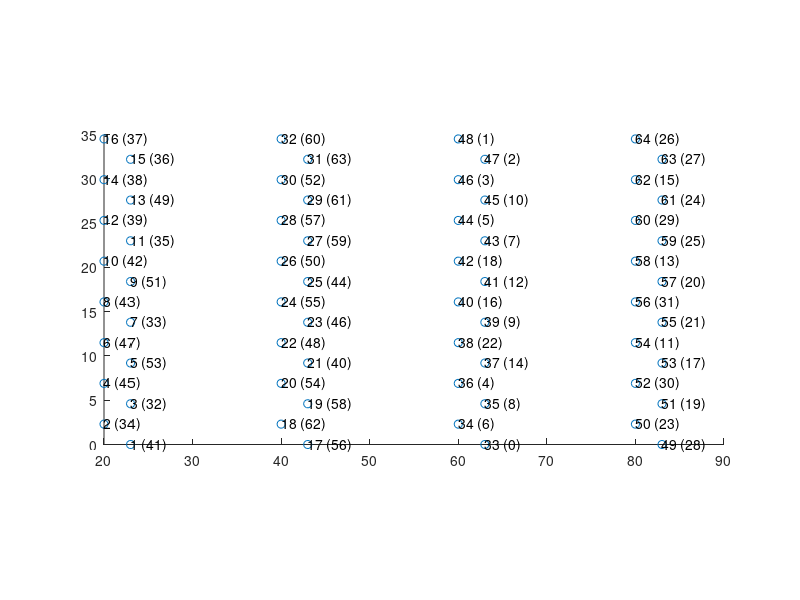
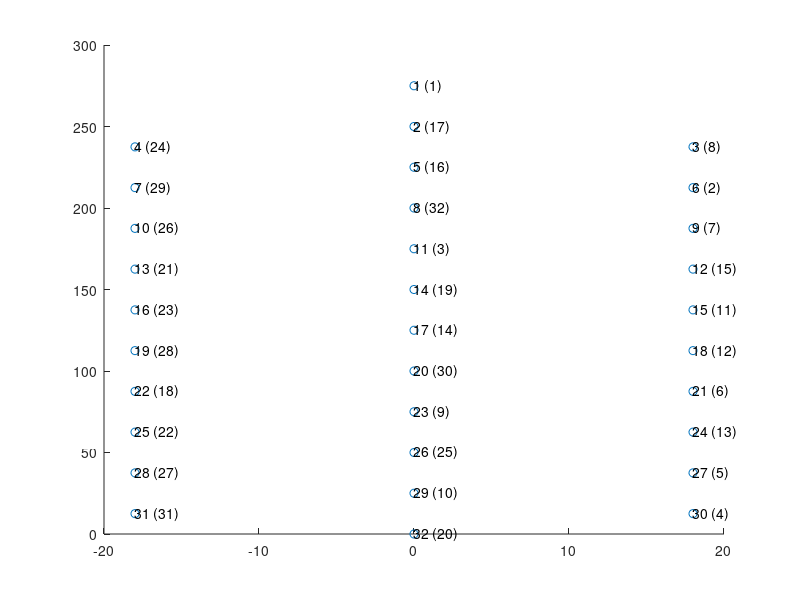

These charts were generated, in order, by the following MATLAB code:
%% GENERATE MAPS FOR KILOSORT (I THINK THIS IS FOR VISUALIZATION PURPOSES ONLY)




%% NeuronexusA4x16-Poly2, intan

kiloSortInds = [6 8 10 12 14 16 4 2 1 3 15 13 11 9 7 5 22 24 26 28 30 32 20 18 17 19 31 29 27 25 23 21 38 40 42 44 46 48 36 34 33 35 47 45 43 41 39 37 54 56 58 60 62 64 52 50 49 51 63 61 59 57 55 53];
intanInds = [47 43 42 39 38 37 45 34 41 32 36 49 35 51 33 53 48 55 50 57 52 60 54 62 56 58 63 61 59 44 46 40 22 16 18 5 3 1 4 6 0 8 2 10 7 12 9 14 11 31 13 29 15 26 30 23 28 19 27 24 25 20 21 17] + 1;

% get desired site locations map
shankSeparation = 200;
siteLocations = nan(16, 2); % start with one shank, then replicate after
siteLocations(2:2:16,:) = cat(2, zeros(8,1), (0:46:46*7)'+23); % first column of leftmost shank
siteLocations(1:2:15,:) = cat(2, ones(8,1)*30, (0:46:46*7)'); % second column of leftmost shank

siteLocations = repmat(siteLocations,4,1);
siteLocations(:,1) = siteLocations(:,1) + repelem(1:4,16)'.*shankSeparation;


% apply channel mapping to site locations
siteLocationsRemapped = nan(size(siteLocations));
for i = 1:64
    shankLocation = siteLocations(kiloSortInds(i),:);
    siteLocationsRemapped(intanInds(i),:) = shankLocation;
end

% visualize final mapping results



Nchannels = 64;
connected = true(Nchannels, 1);
chanMap   = 1:Nchannels;
chanMap0ind = chanMap - 1;
xcoords   = siteLocationsRemapped(:,1);
ycoords   = siteLocationsRemapped(:,2);
kcoords   = ones(Nchannels,1); % grouping of channels (i.e. tetrode groups)
fs = 30000; % sampling frequency


% % probe BDFD // original mapping
% save('Y:\obstacleData\ephys\channelMaps\kilosort\BDFD.mat', ...
%     'chanMap','connected', 'xcoords', 'ycoords', 'kcoords', 'chanMap0ind', 'fs')

% probe BDFD // after right most shank broken
connected([27 16 30 14 32 12 31 24 28 25 26 21 22 18 20 29]) = false;
save('Z:\obstacleData\ephys\channelMaps\kilosort\BDFD2.mat', ...
    'chanMap','connected', 'xcoords', 'ycoords', 'kcoords', 'chanMap0ind', 'fs')



close all; figure('Color', 'white', 'Position', [134 119 1595 807]);
scatter(siteLocations(:,1)*0.1, siteLocations(:,2)*0.1)
for i = 1:size(siteLocations,1)
    text(siteLocations(i,1)*0.1, siteLocations(i,2)*0.1, [num2str(i) ' (' num2str(intanInds(kiloSortInds==i)-1) ')'])
end
daspect([1 1 1])



%% NeuronexusA1x32Poly3, intan

neuro = [23 25 27 29 31 19 17 21 11 15 13 1 3 5 7 9;
         24 26 28 30 32 20 18 22 12 16 14 2 4 6 8 10];

intan = [23 22 21 20 19 18 17 16 15 14 13 12 11 10 9 8;
         24 25 26 27 28 29 30 31 0 1 2 3 4 5 6 7];
intan = intan+1;
intan = fliplr(intan);


connectorInds = [16 6 5 15 4 7 3 8 2 9 1 10 14 13 12 11 22 21 20 19 23 25 24 18 26 17 27 29 28 31 30 32];
kiloSortInds = [31 28 25 22 19 16 13 10 7 4 32 26 20 14 8 2 1 5 11 17 23 29 3 6 9 12 15 18 21 24 27 30];
intanInds = intan(arrayfun(@(x) find(neuro==x), connectorInds));

% get desired site locations map
siteLocations = nan(32, 2);
siteLocations(4:3:31, :) = cat(2, ones(10,1)*-18, fliplr(12.5 : 25 : (12.5+25*9))'); % xy values for left column
siteLocations([1 2:3:32], :) = cat(2, zeros(12,1), fliplr(0 : 25 : (25*11))'); % xy values for right column
siteLocations(3:3:30, :) = cat(2, ones(10,1)*18, fliplr(12.5 : 25 : (12.5+25*9))'); % xy values for right column


% apply channel mapping to site locations
siteLocationsRemapped = nan(size(siteLocations));
for i = 1:32
    shankLocation = siteLocations(kiloSortInds(i),:);
    siteLocationsRemapped(intanInds(i),:) = shankLocation;
end

% visualize final mapping results
close all; figure('Position', [134 119 400 807]);
scatter(siteLocations(:,1), siteLocations(:,2))
for i = 1:size(siteLocations,1)
    text(siteLocations(i,1), siteLocations(i,2), [num2str(i) ' (' num2str(intanInds(kiloSortInds==i)) ')'])
end


Nchannels = 32;
connected = true(Nchannels, 1);
chanMap   = 1:Nchannels;
chanMap0ind = chanMap - 1;
xcoords   = siteLocationsRemapped(:,1);
ycoords   = siteLocationsRemapped(:,2);
kcoords   = ones(Nchannels,1); % grouping of channels (i.e. tetrode groups)
fs = 30000; % sampling frequency

% % probe C6CE
% save('Y:\obstacleData\ephys\channelMaps\kilosort\C6CE.mat', ...
%     'chanMap','connected', 'xcoords', 'ycoords', 'kcoords', 'chanMap0ind', 'fs')

% probe D55F // nine sites defective?
connected([18 28 14 9 10 2 7 15 11]) = false;
save('Z:\obstacleData\ephys\channelMaps\kilosort\D55F.mat', ...
    'chanMap','connected', 'xcoords', 'ycoords', 'kcoords', 'chanMap0ind', 'fs')
